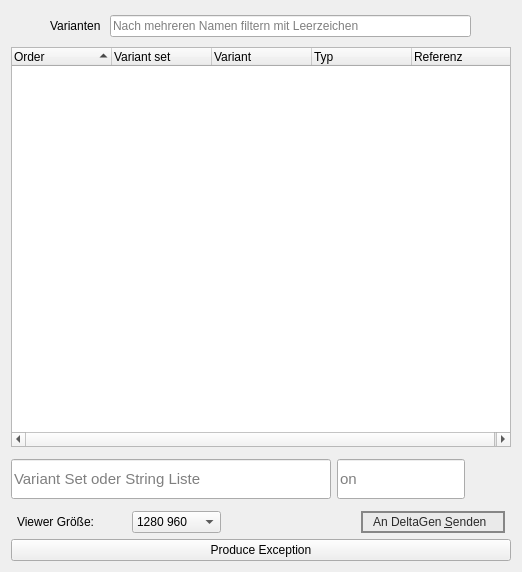
       <widget class="QWidget" name="Varianten">
        <attribute name="icon">
         <iconset resource="res/preset_editor_rsc.qrc">
          <normaloff>:/type/options.png</normaloff>:/type/options.png</iconset>
        </attribute>
        <attribute name="title">
         <string>Variantenliste</string>
        </attribute>
        <layout class="QVBoxLayout" name="verticalLayout">
         <item>
          <layout class="QHBoxLayout" name="horizontalLayout_Variants">
           <property name="spacing">
            <number>9</number>
           </property>
           <property name="leftMargin">
            <number>0</number>
           </property>
           <item alignment="Qt::AlignLeft">
            <widget class="QPushButton" name="pushButton_Var_sort">
             <property name="maximumSize">
              <size>
               <width>30</width>
               <height>40</height>
              </size>
             </property>
             <property name="statusTip">
              <string>Sortiert gesamte Tabelle von zum Beispiel 1, 3, 8 zu 1,2,3</string>
             </property>
             <property name="icon">
              <iconset resource="res/preset_editor_rsc.qrc">
               <normaloff>:/main/navicon.png</normaloff>:/main/navicon.png</iconset>
             </property>
             <property name="iconSize">
              <size>
               <width>30</width>
               <height>30</height>
              </size>
             </property>
             <property name="checkable">
              <bool>false</bool>
             </property>
             <property name="flat">
              <bool>true</bool>
             </property>
            </widget>
           </item>
           <item>
            <widget class="QLabel" name="label_Variants">
             <property name="minimumSize">
              <size>
               <width>0</width>
               <height>30</height>
              </size>
             </property>
             <property name="maximumSize">
              <size>
               <width>70</width>
               <height>16777215</height>
              </size>
             </property>
             <property name="statusTip">
              <string>Doppelklick passt Spaltenbreite an Inhalte an.</string>
             </property>
             <property name="text">
              <string>Varianten</string>
             </property>
             <property name="textFormat">
              <enum>Qt::RichText</enum>
             </property>
             <property name="alignment">
              <set>Qt::AlignLeading|Qt::AlignLeft|Qt::AlignVCenter</set>
             </property>
             <property name="margin">
              <number>0</number>
             </property>
            </widget>
           </item>
           <item>
            <widget class="QLineEdit" name="lineEdit_Var_filter">
             <property name="sizePolicy">
              <sizepolicy hsizetype="Expanding" vsizetype="Fixed">
               <horstretch>0</horstretch>
               <verstretch>0</verstretch>
              </sizepolicy>
             </property>
             <property name="statusTip">
              <string>Filter Benutzer Presets nach Namen.</string>
             </property>
             <property name="layoutDirection">
              <enum>Qt::LeftToRight</enum>
             </property>
             <property name="placeholderText">
              <string>Nach mehreren Namen filtern mit Leerzeichen</string>
             </property>
             <property name="cursorMoveStyle">
              <enum>Qt::VisualMoveStyle</enum>
             </property>
            </widget>
           </item>
           <item>
            <widget class="QPushButton" name="pushButton_delVariants">
             <property name="maximumSize">
              <size>
               <width>40</width>
               <height>40</height>
              </size>
             </property>
             <property name="font">
              <font>
               <pointsize>6</pointsize>
              </font>
             </property>
             <property name="statusTip">
              <string>Doppelklick leert die Varianten Liste.</string>
             </property>
             <property name="icon">
              <iconset resource="res/preset_editor_rsc.qrc">
               <normaloff>:/main/trash-a.png</normaloff>:/main/trash-a.png</iconset>
             </property>
             <property name="iconSize">
              <size>
               <width>30</width>
               <height>30</height>
              </size>
             </property>
             <property name="flat">
              <bool>true</bool>
             </property>
            </widget>
           </item>
          </layout>
         </item>
         <item>
          <layout class="QHBoxLayout" name="horizontalLayout_Variant_Tree">
           <property name="spacing">
            <number>0</number>
           </property>
           <property name="topMargin">
            <number>0</number>
           </property>
           <item>
            <widget class="TreeInternalDrop" name="treeWidget_Variants">
             <property name="sizePolicy">
              <sizepolicy hsizetype="Expanding" vsizetype="Expanding">
               <horstretch>20</horstretch>
               <verstretch>0</verstretch>
              </sizepolicy>
             </property>
             <property name="minimumSize">
              <size>
               <width>500</width>
               <height>400</height>
              </size>
             </property>
             <property name="statusTip">
              <string>Sortierung mit Pfeiltasten, Bild Auf Ab Tasten. Zum Verschicken der Varianten an DeltaGen oder einer übersichtlicheren Anordnung um User Presets zu bearbeiten.</string>
             </property>
             <property name="frameShadow">
              <enum>QFrame::Plain</enum>
             </property>
             <property name="lineWidth">
              <number>0</number>
             </property>
             <property name="dragEnabled">
              <bool>true</bool>
             </property>
             <property name="dragDropMode">
              <enum>QAbstractItemView::InternalMove</enum>
             </property>
             <property name="defaultDropAction">
              <enum>Qt::MoveAction</enum>
             </property>
             <property name="alternatingRowColors">
              <bool>true</bool>
             </property>
             <property name="selectionMode">
              <enum>QAbstractItemView::ExtendedSelection</enum>
             </property>
             <property name="uniformRowHeights">
              <bool>true</bool>
             </property>
             <property name="sortingEnabled">
              <bool>true</bool>
             </property>
             <property name="wordWrap">
              <bool>true</bool>
             </property>
             <attribute name="headerDefaultSectionSize">
              <number>100</number>
             </attribute>
             <attribute name="headerShowSortIndicator" stdset="0">
              <bool>true</bool>
             </attribute>
             <column>
              <property name="text">
               <string>Order</string>
              </property>
             </column>
             <column>
              <property name="text">
               <string>Variant set</string>
              </property>
             </column>
             <column>
              <property name="text">
               <string>Variant</string>
              </property>
             </column>
             <column>
              <property name="text">
               <string>Typ</string>
              </property>
             </column>
             <column>
              <property name="text">
               <string>Referenz</string>
              </property>
             </column>
            </widget>
           </item>
          </layout>
         </item>
         <item>
          <layout class="QHBoxLayout" name="horizontalLayout_addVariant">
           <property name="sizeConstraint">
            <enum>QLayout::SetDefaultConstraint</enum>
           </property>
           <property name="leftMargin">
            <number>0</number>
           </property>
           <property name="topMargin">
            <number>6</number>
           </property>
           <property name="bottomMargin">
            <number>6</number>
           </property>
           <item>
            <widget class="QLineEdit" name="plainTextEdit_addVariant_Setname">
             <property name="sizePolicy">
              <sizepolicy hsizetype="Expanding" vsizetype="Maximum">
               <horstretch>5</horstretch>
               <verstretch>0</verstretch>
              </sizepolicy>
             </property>
             <property name="minimumSize">
              <size>
               <width>0</width>
               <height>40</height>
              </size>
             </property>
             <property name="font">
              <font>
               <pointsize>11</pointsize>
              </font>
             </property>
             <property name="statusTip">
              <string>Zeichenketten mit Zeilenumbruch/Leerzeichen/Semikolon erstellen mehrere Varianten. Copy und Paste aus PR String Liste, Excel Suche oder Varianten.cmd Files möglich.</string>
             </property>
             <property name="placeholderText">
              <string>Variant Set oder String Liste</string>
             </property>
            </widget>
           </item>
           <item alignment="Qt::AlignLeft">
            <widget class="QLineEdit" name="plainTextEdit_addVariant_Variant">
             <property name="sizePolicy">
              <sizepolicy hsizetype="Expanding" vsizetype="Maximum">
               <horstretch>2</horstretch>
               <verstretch>0</verstretch>
              </sizepolicy>
             </property>
             <property name="minimumSize">
              <size>
               <width>0</width>
               <height>40</height>
              </size>
             </property>
             <property name="font">
              <font>
               <pointsize>11</pointsize>
              </font>
             </property>
             <property name="statusTip">
              <string>Variante bzw. der Variantenschalter. Text ohne Semikolon, Sonderzeichen oder Ähnlichem.</string>
             </property>
             <property name="placeholderText">
              <string>on</string>
             </property>
            </widget>
           </item>
           <item alignment="Qt::AlignRight">
            <widget class="QPushButton" name="pushButton_addVariant">
             <property name="maximumSize">
              <size>
               <width>53</width>
               <height>40</height>
              </size>
             </property>
             <property name="statusTip">
              <string>Fügt eingegebenen Text der Varianten Liste hinzu.</string>
             </property>
             <property name="text">
              <string/>
             </property>
             <property name="icon">
              <iconset resource="res/preset_editor_rsc.qrc">
               <normaloff>:/main/ios7-plus.png</normaloff>:/main/ios7-plus.png</iconset>
             </property>
             <property name="iconSize">
              <size>
               <width>35</width>
               <height>35</height>
              </size>
             </property>
             <property name="flat">
              <bool>true</bool>
             </property>
            </widget>
           </item>
          </layout>
         </item>
         <item>
          <layout class="QHBoxLayout" name="horizontalLayout_moveVariant">
           <property name="spacing">
            <number>9</number>
           </property>
           <property name="leftMargin">
            <number>6</number>
           </property>
           <property name="rightMargin">
            <number>6</number>
           </property>
           <item alignment="Qt::AlignLeft">
            <widget class="QLabel" name="label_ViewerSize">
             <property name="text">
              <string>Viewer Größe: </string>
             </property>
            </widget>
           </item>
           <item alignment="Qt::AlignLeft">
            <widget class="QComboBox" name="comboBox_ViewerSize">
             <property name="sizePolicy">
              <sizepolicy hsizetype="MinimumExpanding" vsizetype="Fixed">
               <horstretch>0</horstretch>
               <verstretch>0</verstretch>
              </sizepolicy>
             </property>
             <property name="currentIndex">
              <number>4</number>
             </property>
             <item>
              <property name="text">
               <string>640 360</string>
              </property>
              <property name="icon">
               <iconset resource="res/preset_editor_rsc.qrc">
                <normaloff>:/type/img.png</normaloff>:/type/img.png</iconset>
              </property>
             </item>
             <item>
              <property name="text">
               <string>640 480</string>
              </property>
              <property name="icon">
               <iconset resource="res/preset_editor_rsc.qrc">
                <normaloff>:/type/viewset.png</normaloff>:/type/viewset.png</iconset>
              </property>
             </item>
             <item>
              <property name="text">
               <string>1080 1080</string>
              </property>
              <property name="icon">
               <iconset resource="res/preset_editor_rsc.qrc">
                <normaloff>:/type/preset.png</normaloff>:/type/preset.png</iconset>
              </property>
             </item>
             <item>
              <property name="text">
               <string>1280 720</string>
              </property>
              <property name="icon">
               <iconset resource="res/preset_editor_rsc.qrc">
                <normaloff>:/type/img.png</normaloff>:/type/img.png</iconset>
              </property>
             </item>
             <item>
              <property name="text">
               <string>1280 960</string>
              </property>
              <property name="icon">
               <iconset resource="res/preset_editor_rsc.qrc">
                <normaloff>:/type/viewset.png</normaloff>:/type/viewset.png</iconset>
              </property>
             </item>
             <item>
              <property name="text">
               <string>1920 1080</string>
              </property>
              <property name="icon">
               <iconset resource="res/preset_editor_rsc.qrc">
                <normaloff>:/type/img.png</normaloff>:/type/img.png</iconset>
              </property>
             </item>
             <item>
              <property name="text">
               <string>1920 1440</string>
              </property>
              <property name="icon">
               <iconset resource="res/preset_editor_rsc.qrc">
                <normaloff>:/type/viewset.png</normaloff>:/type/viewset.png</iconset>
              </property>
             </item>
             <item>
              <property name="text">
               <string>2880 1620</string>
              </property>
              <property name="icon">
               <iconset resource="res/preset_editor_rsc.qrc">
                <normaloff>:/type/img.png</normaloff>:/type/img.png</iconset>
              </property>
             </item>
             <item>
              <property name="text">
               <string>2560 1920</string>
              </property>
              <property name="icon">
               <iconset resource="res/preset_editor_rsc.qrc">
                <normaloff>:/type/viewset.png</normaloff>:/type/viewset.png</iconset>
              </property>
             </item>
             <item>
              <property name="text">
               <string>3840 2160</string>
              </property>
              <property name="icon">
               <iconset resource="res/preset_editor_rsc.qrc">
                <normaloff>:/type/img.png</normaloff>:/type/img.png</iconset>
              </property>
             </item>
            </widget>
           </item>
           <item alignment="Qt::AlignHCenter">
            <widget class="QPushButton" name="pushButton_abort">
             <property name="enabled">
              <bool>false</bool>
             </property>
             <property name="sizePolicy">
              <sizepolicy hsizetype="Preferred" vsizetype="Fixed">
               <horstretch>0</horstretch>
               <verstretch>0</verstretch>
              </sizepolicy>
             </property>
             <property name="maximumSize">
              <size>
               <width>71</width>
               <height>40</height>
              </size>
             </property>
             <property name="statusTip">
              <string>Bricht laufende Sendung an DeltaGen ab.</string>
             </property>
             <property name="icon">
              <iconset resource="res/preset_editor_rsc.qrc">
               <normaloff>:/main/close.png</normaloff>:/main/close.png</iconset>
             </property>
             <property name="iconSize">
              <size>
               <width>30</width>
               <height>30</height>
              </size>
             </property>
             <property name="flat">
              <bool>true</bool>
             </property>
            </widget>
           </item>
           <item alignment="Qt::AlignRight">
            <widget class="QPushButton" name="pushButton_sendDG">
             <property name="maximumSize">
              <size>
               <width>450</width>
               <height>40</height>
              </size>
             </property>
             <property name="statusTip">
              <string>Sendet die Varianten nach Betätigung im Hintergrund an DeltaGen. Auf Verbindungsfehler wird momentan nur im LOG Window hingewiesen! Bitte noch mit Vorsicht benutzen.</string>
             </property>
             <property name="styleSheet">
              <string notr="true">* {background: rgb(234, 234, 234); color: rgb(42, 42, 42); border: 2px solid rgb(134, 134, 134); padding-left: 10px; padding-right: 10px;}
*:hover {background: rgb(255,255,255)}</string>
             </property>
             <property name="text">
              <string>An DeltaGen &amp;Senden  </string>
             </property>
             <property name="icon">
              <iconset resource="res/preset_editor_rsc.qrc">
               <normaloff>:/main/forward.png</normaloff>:/main/forward.png</iconset>
             </property>
             <property name="iconSize">
              <size>
               <width>30</width>
               <height>30</height>
              </size>
             </property>
             <property name="autoDefault">
              <bool>true</bool>
             </property>
             <property name="default">
              <bool>true</bool>
             </property>
             <property name="flat">
              <bool>true</bool>
             </property>
            </widget>
           </item>
          </layout>
         </item>
         <item>
          <widget class="QPushButton" name="exceptionBtn">
           <property name="text">
            <string>Produce Exception</string>
           </property>
          </widget>
         </item>
        </layout>
       </widget>
